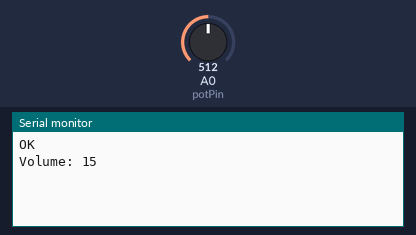
Simulated run of this sketch. Board: Arduino Uno, built with avr-gcc and run on an emulated ATmega328P. On the bench: the last lines printed to the serial monitor. The test bench sets the inputs (shaded band); at power-on: A0 (potPin) = 512. The audio player accepts every command and is not drawn.

Above: at 1.7 s.
1.8 s: A0 (potPin) set to 716
At 2.4 s:
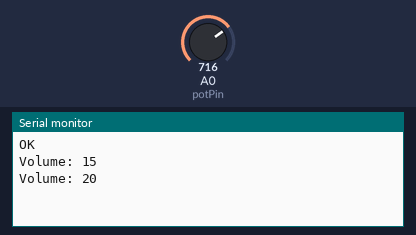
3.3 s: A0 (potPin) set to 900
At 4.8 s:
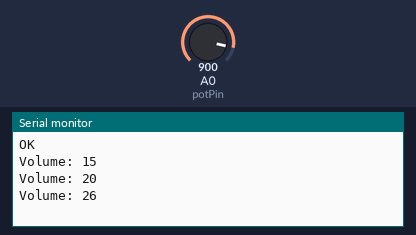

Measured:
- after the input at 1.8 s, the serial monitor: prints a new line at once (image 1)
- after the input at 3.3 s, the serial monitor: prints a new line at once (image 2)

The sketch:

AUDIO_INTERFACE.ino
```cpp
#include "SoftwareSerial.h"
#include "DFRobotDFPlayerMini.h"

// Use pins 2 and 3 to communicate with DFPlayer Mini
static const uint8_t PIN_MP3_TX = 2; // Connects to module's RX
static const uint8_t PIN_MP3_RX = 3; // Connects to module's TX
SoftwareSerial softwareSerial(PIN_MP3_RX, PIN_MP3_TX);

const int potPin = A0;
int potValue;
int mappedVolume;
// Create the Player object
DFRobotDFPlayerMini player;

void setup() {

  // Init USB serial port for debugging
  Serial.begin(9600);
  // Init serial port for DFPlayer Mini
  softwareSerial.begin(9600);

  // Start communication with DFPlayer Mini
  if (player.begin(softwareSerial)) {
   Serial.println("OK");

    // Set volume to maximum (0 to 30).
    player.play(1);
    player.enableLoop();


  } else {
    Serial.println("Connecting to DFPlayer Mini failed!");
  }
}

void loop() {
  potValue = analogRead(potPin);
  mappedVolume = map(potValue, 0, 1023, 0, 30); // Map potentiometer range to DFPlayer volume range

  if (mappedVolume != player.readVolume()) {
    player.volume(mappedVolume);
    Serial.print("Volume: ");
    Serial.println(mappedVolume);
  }


   }
   
```
